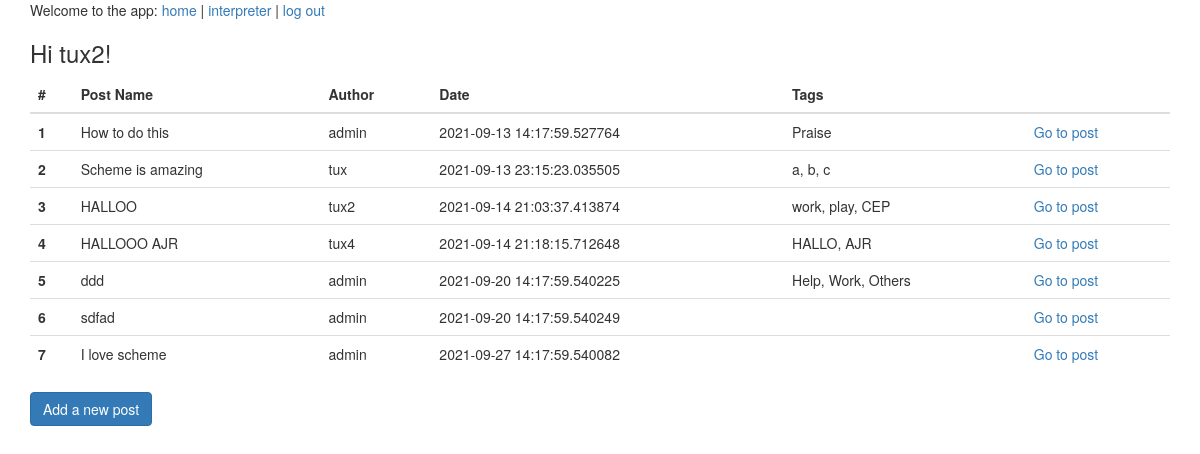
/mainpage (signed in), run on the app's committed database.
### schemeinterp/models.py (models this page shows, shortened)
class User(db.Model, UserMixin):
    id = db.Column(db.Integer, primary_key=True)
    username = db.Column(db.String(50), unique=True)
    password = db.Column(db.String(256))
    email = db.Column(db.String(120), index=True, unique=True)
    date_created = db.Column(db.DateTime, default=datetime.now())
    posts = db.relationship(
        "Post", backref="user", lazy="joined"
    )  # ONE TO MANY relship for post
    replies = db.relationship("Reply", backref="user", lazy="joined")
    tags = db.relationship(
        "Tag", backref="user", lazy="joined"
    )  # ONE TO MANY relship for tags

class Post(db.Model):
    id = db.Column(db.Integer, primary_key=True)
    name = db.Column(db.String(256))
    description = db.Column(db.String(256))
    tdate = db.Column(db.DateTime)
    user_id = db.Column(db.Integer, db.ForeignKey("user.id"))
    tags = db.relationship("Tag", backref="posts", lazy=True)
    replies = db.relationship("Reply", backref="reply", lazy=True)

class Tag(db.Model):
    id = db.Column(db.Integer, primary_key=True)
    name = db.Column(db.String(256))
    user_id = db.Column(db.Integer, db.ForeignKey("user.id"))  # links to user
    post_id = db.Column(db.Integer, db.ForeignKey("post.id"))

### schemeinterp/views.py (the view)
@app.route("/mainpage")
@login_required
def index():
    posts = Post.query.order_by(Post.tdate).all()
    users = []
    for i in range(len(posts)):
        users.append(User.query.filter_by(id=posts[i].user_id).first().username)
    return render_template("mainpage.html", tasks=posts, users=users)

### schemeinterp/models.py (called while the page is built)
@login.user_loader
def load_user(user_id):
    return User.query.get(int(user_id))

### schemeinterp/templates/mainpage.html
{% extends "template.html" %}
{% block content %}
<div class="container">
  {% if current_user.is_authenticated %}
    <h3>Hi {{ current_user.username }}!</h3>
  {% endif %}
  <table class="table">
  <thead>
    <tr>
      <th scope="col">#</th>
      <th scope="col">Post Name</th>
      <th scope="col">Author</th>
      <th scope="col">Date</th>
      <th scope="col">Tags</th>
      <th scope="col"></th>
    </tr>
  </thead>
  <tbody>
    {% for task in range(tasks|length) %}
    <tr>
      <th scope="row">{{loop.index}}</th>
      <td>{{tasks[task].name}}</td>
      <td>{{users[task]}}</td>
      <td>{{tasks[task].tdate}}</td>
      <td>{% for tag in tasks[task].tags %}
            {% if loop.index != loop.length %}
              {{tag.name}},
            {% else %}
              {{tag.name}}
            {% endif %}
          {% endfor %}
      </td>
      <td><a href="/postpage/{{tasks[task].id}}">Go to post</a></td>
    </tr>
    {% endfor %}
  </tbody>
</table>
  <form action="{{url_for("wtform")}}">
  <input type="Submit" value="Add a new post" class="btn btn-primary" >
  </form>
</div>
{% endblock %}

### data on the page
User: username "tux2", username "tux2"
Post: name "How to do this", tdate "2021-09-13 14:17:59.527764"
User: username "admin" "admin" "admin" "admin"
Tag: name "Praise"
Post: name "Scheme is amazing", tdate "2021-09-13 23:15:23.035505"
User: username "tux"
Tag: name "a"
Tag: name "b"
Tag: name "c"
Post: name "HALLOO", tdate "2021-09-14 21:03:37.413874"
Tag: name "work"
Tag: name "play"
Tag: name "CEP"
Post: name "HALLOOO AJR", tdate "2021-09-14 21:18:15.712648"
User: username "tux4"
Tag: name "HALLO"
Tag: name "AJR"
Post: name "ddd", tdate "2021-09-20 14:17:59.540225"
Tag: name "Help"
Tag: name "Work"
Tag: name "Others"
Post: name "sdfad", tdate "2021-09-20 14:17:59.540249"
Post: name "I love scheme", tdate "2021-09-27 14:17:59.540082"
